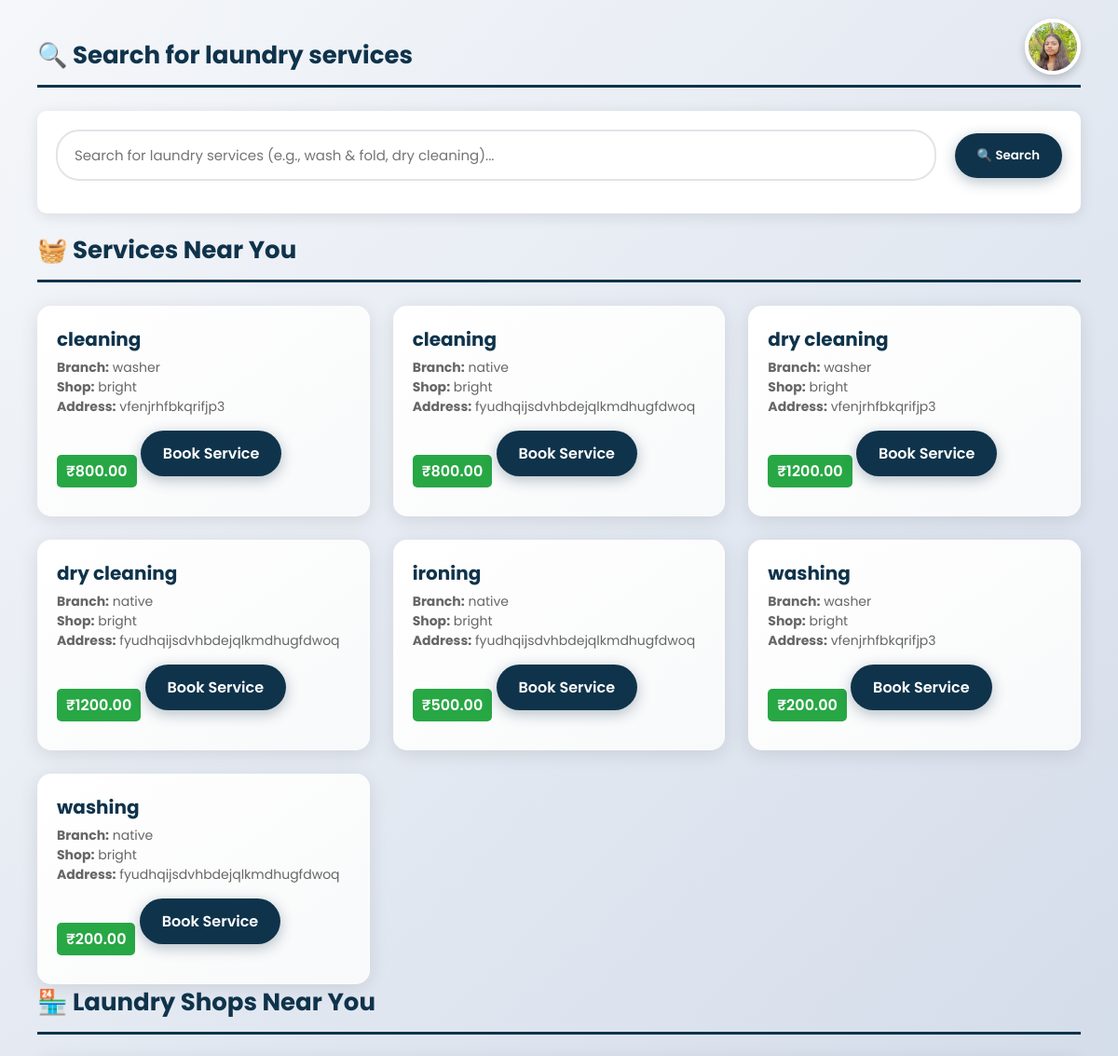
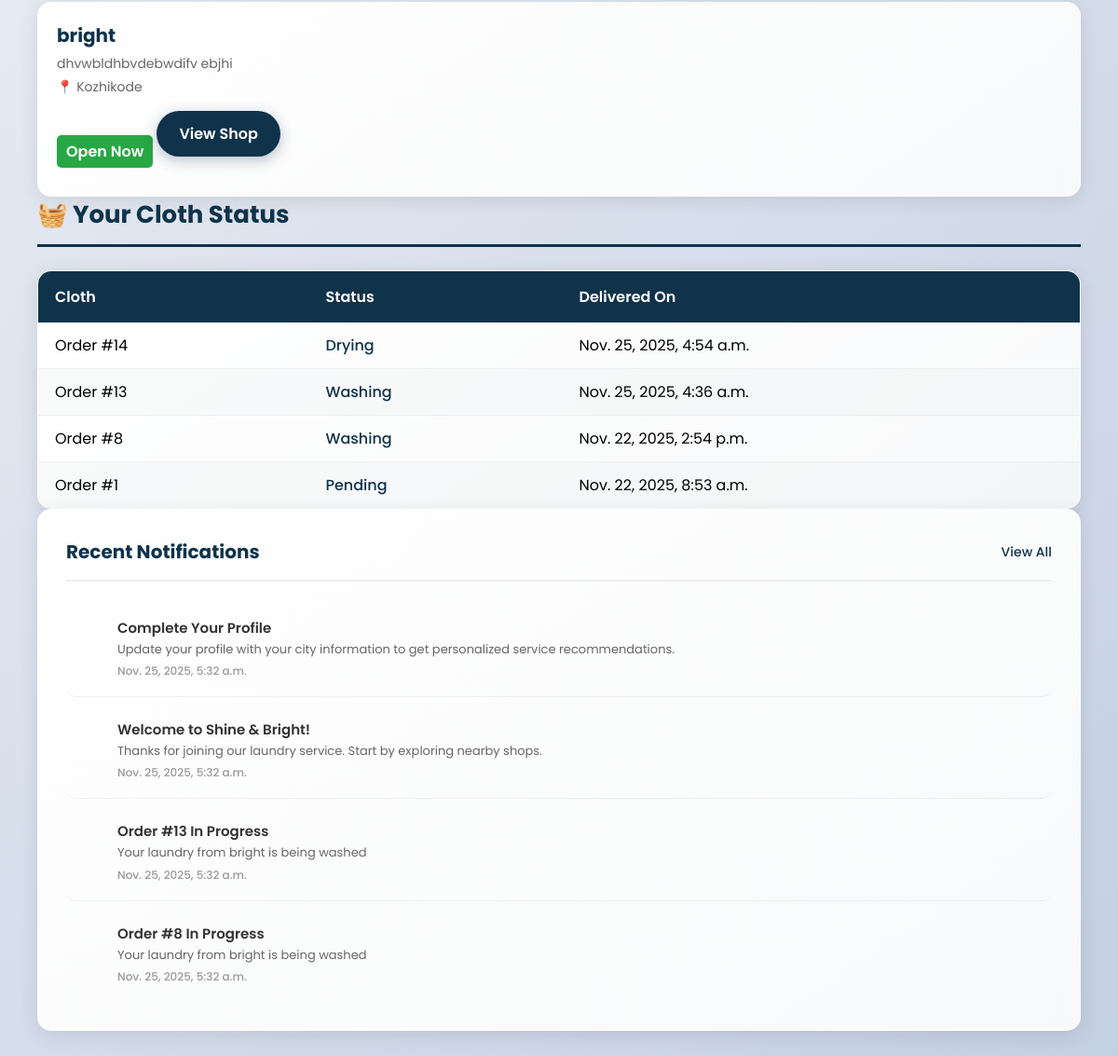
The app's page /dashboard/ (signed in) with its own data (2 pictures, top to bottom).
### shop/models.py (models this page shows, shortened)
class Profile(models.Model):
    user = models.OneToOneField(User, on_delete=models.CASCADE)
    full_name = models.CharField(max_length=255, default="User")
    phone = models.CharField(max_length=20, blank=True, null=True)
    profile_image = models.ImageField(upload_to="profile_images/", blank=True, null=True)
    latitude = models.CharField(max_length=100, blank=True, null=True)
    longitude = models.CharField(max_length=100, blank=True, null=True)
    city = models.CharField(max_length=100, blank=True, null=True)
    notifications_enabled = models.BooleanField(default=True, help_text="Enable notification badges and alerts")

class Service(models.Model):
    branch = models.ForeignKey('Branch', on_delete=models.CASCADE, related_name='services')
    name = models.CharField(max_length=120)
    price = models.DecimalField(max_digits=10, decimal_places=2, null=True, blank=True)  # optional
    created_at = models.DateTimeField(auto_now_add=True)
    class Meta:
        unique_together = ('branch', 'name')
        ordering = ['name']

class Branch(models.Model):
    shop = models.ForeignKey(LaundryShop, on_delete=models.CASCADE, related_name='branches')
    name = models.CharField(max_length=150)
    address = models.TextField()
    phone = models.CharField(max_length=50, blank=True, null=True)
    created_at = models.DateTimeField(auto_now_add=True)
    class Meta:
        unique_together = ('shop', 'name')
        ordering = ['name']

class LaundryShop(models.Model):
    name = models.CharField(max_length=100, unique=True)
    email = models.EmailField(unique=True)
    password = models.CharField(max_length=128)
    address = models.TextField()
    city = models.CharField(max_length=100, blank=True, null=True)
    latitude = models.CharField(max_length=100, blank=True, null=True)
    longitude = models.CharField(max_length=100, blank=True, null=True)
    is_open = models.BooleanField(default=True)
    is_approved = models.BooleanField(default=False)
    phone = models.CharField(max_length=15)
    image = models.ImageField(upload_to="shops/", blank=True, null=True)
    created_at = models.DateTimeField(auto_now_add=True)

class Order(models.Model):
    STATUS_CHOICES = (
        ("Pending", "Pending"),
        ("Washing", "Washing"),
        ("Drying", "Drying"),
        ("Ironing", "Ironing"),
        ("Ready", "Ready for Pickup"),
        ("Completed", "Completed"),
    )
    user = models.ForeignKey(User, on_delete=models.CASCADE)
    shop = models.ForeignKey(LaundryShop, on_delete=models.SET_NULL, null=True)
    branch = models.ForeignKey('Branch', on_delete=models.SET_NULL, null=True, blank=True)
    cloth_status = models.CharField(max_length=20, choices=STATUS_CHOICES, default="Pending")
    amount = models.DecimalField(max_digits=10, decimal_places=2, default=0)
    created_at = models.DateTimeField(auto_now_add=True)
    delivery_name = models.CharField(max_length=255, blank=True, null=True)
    delivery_address = models.TextField(blank=True, null=True)
    delivery_phone = models.CharField(max_length=20, blank=True, null=True)
    special_instructions = models.TextField(blank=True, null=True)
    pickup_date = models.DateTimeField(blank=True, null=True)
    delivery_date = models.DateTimeField(blank=True, null=True)

class Notification(models.Model):
    NOTIFICATION_TYPES = (
        ('order_placed', 'Order Placed'),
        ('status_update', 'Status Update'),
        ('ready_pickup', 'Ready for Pickup'),
        ('completed', 'Order Completed'),
        ('welcome', 'Welcome'),
        ('profile_reminder', 'Profile Reminder'),
        ('explore_services', 'Explore Services'),
    )
    user = models.ForeignKey(User, on_delete=models.CASCADE)
    title = models.CharField(max_length=255)
    message = models.TextField()
    notification_type = models.CharField(max_length=20, choices=NOTIFICATION_TYPES)
    icon = models.CharField(max_length=50, default='fas fa-bell')
    color = models.CharField(max_length=20, default='#3498db')
    is_read = models.BooleanField(default=False)
    created_at = models.DateTimeField(auto_now_add=True)
    class Meta:
        ordering = ['-created_at']

### shop/views.py (the view)
# urls.py: path("dashboard/", views.user_dashboard, name="dashboard"),
@login_required
def user_dashboard(request):
    pending = Order.objects.filter(user=request.user, cloth_status="Pending").count()
    completed = Order.objects.filter(user=request.user, cloth_status="Completed").count()
    spent = Order.objects.filter(user=request.user).aggregate(
        total=Sum('amount')
    )["total"] or 0
    cloth_status = get_cloth_status(request.user)
    search_query = request.GET.get('search', '')
    services_nearby = []
    shops_nearby = []
    user_city = None
    try:
        user_profile = request.user.profile
        user_city = user_profile.city if user_profile.city else None
    except:
        user_city = None
    if search_query:
        services = Service.objects.filter(
            Q(name__icontains=search_query)
        ).select_related('branch__shop').filter(branch__shop__is_approved=True)
        if user_city:
            city_services = services.filter(branch__shop__city__iexact=user_city)[:10]
            if city_services:
                services_nearby = city_services
            else:
                services_nearby = services[:10]
        else:
            services_nearby = services[:10]  # Limit to 10 results
    elif user_city:
        services_nearby = Service.objects.filter(
            branch__shop__is_approved=True,
            branch__shop__city__iexact=user_city
        ).select_related('branch__shop')[:10]
        shops_nearby = LaundryShop.objects.filter(
            is_approved=True,
            city__iexact=user_city
        )[:10]
    create_order_notifications(request.user)
    create_welcome_notifications(request.user)
    recent_notifications = Notification.objects.filter(user=request.user).order_by('-created_at')[:5]
    recent_notifications = [
        {
            'title': notification.title,
            'message': notification.message,
            'time': notification.created_at,
            'icon': notification.icon,
            'color': notification.color,
            'is_read': notification.is_read
        }
        for notification in recent_notifications
    ]
    if hasattr(request.user, 'profile') and request.user.profile.notifications_enabled:
        unread_count = Notification.objects.filter(user=request.user, is_read=False).count()
    else:
        unread_count = 0
    return render(request, "user_dashboard.html", {
        "pending_count": pending,
        "completed_count": completed,
        "total_spent": spent,
        "cloth_status": cloth_status, # Added for the 'Your Cloth Status' table
        "services_nearby": services_nearby,
        "shops_nearby": shops_nearby,
        "search_query": search_query,
        "user_city": user_city,
        "recent_notifications": recent_notifications,  # Show up to 5 notifications
        "unread_count": unread_count,
    })

### shop/views.py (called while the page is built)
def get_cloth_status(user):
    orders = Order.objects.filter(user=user).order_by('-id')[:5]
    if orders:
        return [{'cloth_name': f"Order #{order.id}", 'status': order.cloth_status, 'delivery_date': order.created_at} for order in orders]
    return [
        {'cloth_name': 'No recent orders', 'status': 'N/A', 'delivery_date': 'N/A'}
    ]

def create_welcome_notifications(user):
    if not Notification.objects.filter(user=user, notification_type='welcome').exists():
        Notification.objects.create(
            user=user,
            title='Welcome to Shine & Bright!',
            message='Thanks for joining our laundry service. Start by exploring nearby shops.',
            notification_type='welcome',
            icon='fas fa-handshake',
            color='#9b59b6'
        )
    if not Notification.objects.filter(user=user, notification_type='profile_reminder').exists():
        Notification.objects.create(
            user=user,
            title='Complete Your Profile',
            message='Update your profile with your city information to get personalized service recommendations.',
            notification_type='profile_reminder',
            icon='fas fa-user-edit',
            color='#3498db'
        )

### shop/templates/user_dashboard.html (shortened to what this page needs)
{% load static %}
<!DOCTYPE html>
<html lang="en">
<head>
</head>
<body>
    <div class="header-actions">
        <div class="profile-pic-container">
            <img id="profile-trigger"
                    src="{% if request.user.profile.profile_image %}{{ request.user.profile.profile_image.url }}{% else %}{% static 'default.png' %}{% endif %}"
                    alt="Profile Picture"
                    class="profile-pic">
        </div>
    </div>
    <div class="section-container">
                <div class="mb-10">
                    <h2 class="section-heading">🔍 Search for laundry services</h2>
            <div style="background: white; padding: 20px; border-radius: 10px; box-shadow: 0px 3px 15px rgba(0,0,0,0.1); margin-bottom: 20px;">
                <form method="GET" class="search-form">
                    <input type="text" name="search" value="{{ search_query }}" class="search-input"
                            placeholder="Search for laundry services (e.g., wash & fold, dry cleaning)...">
                    <button type="submit" class="search-btn">
                        🔍 Search
                    </button>
                </form>
            </div>
        </div>
        <div class="mb-10">
            <h2 class="section-heading">🧺 Services Near You</h2>
            {% if services_nearby %}
                <div class="shop-grid">
                    {% for service in services_nearby %}
                        <div class="card">
                            <h3>{{ service.name }}</h3>
                            <p style="color: #666; font-size: 14px; margin-top: 4px;">
                                <strong>Branch:</strong> {{ service.branch.name }}<br>
                                <strong>Shop:</strong> {{ service.branch.shop.name }}<br>
                                <strong>Address:</strong> {{ service.branch.address|truncatechars:40 }}
                            </p>
                            {% if service.price %}
                                <span class="status" style="background: #28a745;">₹{{ service.price }}</span>
                            {% else %}
                                <span class="status" style="background: #17a2b8;">Price on Request</span>
                            {% endif %}
                            <a href="{% url 'select_services' service.branch.shop.id %}" class="btn">Book Service</a>
                        </div>
                    {% endfor %}
                </div>
            {% endif %}
        </div>
        <div class="mb-10">
            <h2 class="section-heading">🏪 Laundry Shops Near You</h2>
            {% if shops_nearby %}
                <div class="shop-grid">
                    {% for shop in shops_nearby %}
                        <div class="card">
                            <h3>{{ shop.name }}</h3>
                            <p style="color: #666; font-size: 14px; margin-top: 4px;">{{ shop.address }}</p>
                            <p style="color: #666; font-size: 14px; margin-top: 4px;">📍 {{ shop.city }}</p>
                            <span class="status">Open Now</span>
                            <a href="{% url 'shop_detail' shop.id %}" class="btn">View Shop</a>
                        </div>
                    {% endfor %}
                </div>
            {% endif %}
        </div>
        <div>
            <h2 class="section-heading">🧺 Your Cloth Status</h2>
            <table class="status-table">
                <thead>
                    <tr>
                        <th>Cloth</th>
                        <th>Status</th>
                        <th>Delivered On</th>
                    </tr>
                </thead>
                <tbody>
                    {% for cloth in cloth_status %}
                        <tr>
                            <td>{{ cloth.cloth_name }}</td>
                            <td class="status-text">{{ cloth.status }}</td>
                            <td>
                                {% if cloth.delivery_date %}
                                    {{ cloth.delivery_date }}
                                {% else %}
                                    Not yet delivered
                                {% endif %}
                            </td>
                        </tr>
                    {% empty %}
                        <tr>
                            <td colspan="3" class="empty-message">
                                No cloth status available.
                            </td>
                        </tr>
                    {% endfor %}
                </tbody>
            </table>
        </div>
        <div class="notifications-section">
            <div class="notifications-header">
                <h3> Recent Notifications</h3>
                <a href="{% url 'notifications' %}" class="view-all-btn">
                     View All
                </a>
            </div>
            {% if recent_notifications %}
                {% for notification in recent_notifications %}
                    <div class="notification-item notification-{{ notification.type }}">
                        <div class="notification-icon">
                        </div>
                        <div class="notification-content">
                            <div class="notification-title">{{ notification.title }}</div>
                            <div class="notification-message">{{ notification.message }}</div>
                            <div class="notification-time">{{ notification.time }}</div>
                        </div>
                    </div>
                {% endfor %}
            {% else %}
                <div class="no-notifications">
                    <i class="fas fa-bell-slash"></i>
                    <h4>No Recent Notifications</h4>
                    <p>Your notifications will appear here when you have order updates or important announcements.</p>
                </div>
            {% endif %}
        </div>
    </div>
</body>
</html>

### records on screen
Service: name "cleaning", branch.name "washer", branch.shop.name "bright", branch.address "vfenjrhfbkqrifjp3", price "800.00"
Service: name "cleaning", branch.name "native", branch.shop.name "bright", branch.address "fyudhqijsdvhbdejqlkmdhugfdwoq", price "800.00"
Service: name "dry cleaning", branch.name "washer", branch.shop.name "bright", branch.address "vfenjrhfbkqrifjp3", price "1200.00"
Service: name "dry cleaning", branch.name "native", branch.shop.name "bright", branch.address "fyudhqijsdvhbdejqlkmdhugfdwoq", price "1200.00"
Service: name "ironing", branch.name "native", branch.shop.name "bright", branch.address "fyudhqijsdvhbdejqlkmdhugfdwoq", price "500.00"
Service: name "washing", branch.name "washer", branch.shop.name "bright", branch.address "vfenjrhfbkqrifjp3", price "200.00"
Service: name "washing", branch.name "native", branch.shop.name "bright", branch.address "fyudhqijsdvhbdejqlkmdhugfdwoq", price "200.00"
LaundryShop: name "bright", address "dhvwbldhbvdebwdifv ebjhi", city "Kozhikode"
Order: status "Drying", delivery_date "Nov. 25, 2025, 4:54 a.m."
Order: status "Washing", delivery_date "Nov. 25, 2025, 4:36 a.m."
Order: status "Washing", delivery_date "Nov. 22, 2025, 2:54 p.m."
Order: status "Pending", delivery_date "Nov. 22, 2025, 8:53 a.m."
Notification: title "Complete Your Profile", message "Update your profile with your city information to get personalized service recommendations.", time "Nov. 25, 2025, 5:32 a.m."
Notification: title "Welcome to Shine & Bright!", message "Thanks for joining our laundry service. Start by exploring nearby shops.", time "Nov. 25, 2025, 5:32 a.m."
Notification: title "Order #13 In Progress", message "Your laundry from bright is being washed", time "Nov. 25, 2025, 5:32 a.m."
Notification: title "Order #8 In Progress", message "Your laundry from bright is being washed", time "Nov. 25, 2025, 5:32 a.m."

### other values on screen
{{ cloth.cloth_name }} "Order #14" "Order #13" "Order #8" "Order #1"
